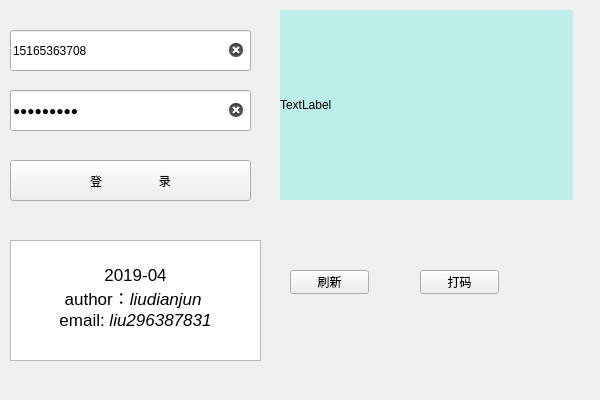
<?xml version="1.0" encoding="UTF-8"?>
<ui version="4.0">
 <class>Form</class>
 <widget class="QWidget" name="Form">
  <property name="geometry">
   <rect>
    <x>0</x>
    <y>0</y>
    <width>600</width>
    <height>400</height>
   </rect>
  </property>
  <property name="minimumSize">
   <size>
    <width>600</width>
    <height>400</height>
   </size>
  </property>
  <property name="maximumSize">
   <size>
    <width>800</width>
    <height>600</height>
   </size>
  </property>
  <property name="windowTitle">
   <string>Form</string>
  </property>
  <property name="autoFillBackground">
   <bool>true</bool>
  </property>
  <widget class="QLineEdit" name="username_text">
   <property name="enabled">
    <bool>true</bool>
   </property>
   <property name="geometry">
    <rect>
     <x>10</x>
     <y>30</y>
     <width>241</width>
     <height>41</height>
    </rect>
   </property>
   <property name="text">
    <string>15165363708</string>
   </property>
   <property name="placeholderText">
    <string>输入12306账号</string>
   </property>
   <property name="clearButtonEnabled">
    <bool>true</bool>
   </property>
  </widget>
  <widget class="QTextBrowser" name="textBrowser">
   <property name="geometry">
    <rect>
     <x>10</x>
     <y>240</y>
     <width>251</width>
     <height>121</height>
    </rect>
   </property>
   <property name="html">
    <string>&lt;!DOCTYPE HTML PUBLIC &quot;-//W3C//DTD HTML 4.0//EN&quot; &quot;http://www.w3.org/TR/REC-html40/strict.dtd&quot;&gt;
&lt;html&gt;&lt;head&gt;&lt;meta name=&quot;qrichtext&quot; content=&quot;1&quot; /&gt;&lt;style type=&quot;text/css&quot;&gt;
p, li { white-space: pre-wrap; }
&lt;/style&gt;&lt;/head&gt;&lt;body style=&quot; font-family:'.SF NS Text'; font-size:13pt; font-weight:400; font-style:normal;&quot;&gt;
&lt;p align=&quot;center&quot; style=&quot;-qt-paragraph-type:empty; margin-top:0px; margin-bottom:0px; margin-left:0px; margin-right:0px; -qt-block-indent:0; text-indent:0px;&quot;&gt;&lt;br /&gt;&lt;/p&gt;
&lt;p align=&quot;center&quot; style=&quot; margin-top:0px; margin-bottom:0px; margin-left:0px; margin-right:0px; -qt-block-indent:0; text-indent:0px;&quot;&gt;2019-04&lt;/p&gt;
&lt;p align=&quot;center&quot; style=&quot; margin-top:0px; margin-bottom:0px; margin-left:0px; margin-right:0px; -qt-block-indent:0; text-indent:0px;&quot;&gt;author：&lt;span style=&quot; font-style:italic;&quot;&gt;liudianjun &lt;/span&gt;&lt;/p&gt;
&lt;p align=&quot;center&quot; style=&quot; margin-top:0px; margin-bottom:0px; margin-left:0px; margin-right:0px; -qt-block-indent:0; text-indent:0px;&quot;&gt;email: &lt;span style=&quot; font-style:italic;&quot;&gt;liu296387831&lt;/span&gt;&lt;/p&gt;&lt;/body&gt;&lt;/html&gt;</string>
   </property>
  </widget>
  <widget class="QPushButton" name="login_btn">
   <property name="enabled">
    <bool>true</bool>
   </property>
   <property name="geometry">
    <rect>
     <x>10</x>
     <y>160</y>
     <width>241</width>
     <height>41</height>
    </rect>
   </property>
   <property name="text">
    <string>登                 录</string>
   </property>
  </widget>
  <widget class="SzLable" name="yzm">
   <property name="geometry">
    <rect>
     <x>280</x>
     <y>10</y>
     <width>293</width>
     <height>190</height>
    </rect>
   </property>
   <property name="minimumSize">
    <size>
     <width>293</width>
     <height>190</height>
    </size>
   </property>
   <property name="maximumSize">
    <size>
     <width>290</width>
     <height>190</height>
    </size>
   </property>
   <property name="styleSheet">
    <string notr="true">background-color: rgb(188, 239, 233);</string>
   </property>
   <property name="text">
    <string>TextLabel</string>
   </property>
  </widget>
  <widget class="QPushButton" name="refresh">
   <property name="geometry">
    <rect>
     <x>290</x>
     <y>270</y>
     <width>79</width>
     <height>24</height>
    </rect>
   </property>
   <property name="text">
    <string>刷新</string>
   </property>
  </widget>
  <widget class="QLineEdit" name="password_text">
   <property name="enabled">
    <bool>true</bool>
   </property>
   <property name="geometry">
    <rect>
     <x>10</x>
     <y>90</y>
     <width>241</width>
     <height>41</height>
    </rect>
   </property>
   <property name="text">
    <string>19890513a</string>
   </property>
   <property name="echoMode">
    <enum>QLineEdit::Password</enum>
   </property>
   <property name="placeholderText">
    <string>输入12306密码</string>
   </property>
   <property name="cursorMoveStyle">
    <enum>Qt::VisualMoveStyle</enum>
   </property>
   <property name="clearButtonEnabled">
    <bool>true</bool>
   </property>
  </widget>
  <widget class="QPushButton" name="dm">
   <property name="geometry">
    <rect>
     <x>420</x>
     <y>270</y>
     <width>79</width>
     <height>24</height>
    </rect>
   </property>
   <property name="text">
    <string>打码</string>
   </property>
  </widget>
 </widget>
 <customwidgets>
  <customwidget>
   <class>SzLable</class>
   <extends>QLabel</extends>
   <header location="global">Szlable</header>
  </customwidget>
 </customwidgets>
 <resources/>
 <connections>
  <connection>
   <sender>login_btn</sender>
   <signal>clicked()</signal>
   <receiver>Form</receiver>
   <slot>login_check()</slot>
   <hints>
    <hint type="sourcelabel">
     <x>56</x>
     <y>181</y>
    </hint>
    <hint type="destinationlabel">
     <x>57</x>
     <y>210</y>
    </hint>
   </hints>
  </connection>
  <connection>
   <sender>refresh</sender>
   <signal>clicked()</signal>
   <receiver>Form</receiver>
   <slot>refresh_code()</slot>
   <hints>
    <hint type="sourcelabel">
     <x>331</x>
     <y>285</y>
    </hint>
    <hint type="destinationlabel">
     <x>341</x>
     <y>374</y>
    </hint>
   </hints>
  </connection>
  <connection>
   <sender>dm</sender>
   <signal>clicked()</signal>
   <receiver>Form</receiver>
   <slot>dm_auto()</slot>
   <hints>
    <hint type="sourcelabel">
     <x>462</x>
     <y>279</y>
    </hint>
    <hint type="destinationlabel">
     <x>492</x>
     <y>366</y>
    </hint>
   </hints>
  </connection>
  <connection>
   <sender>username_text</sender>
   <signal>textChanged(QString)</signal>
   <receiver>Form</receiver>
   <slot>auto_enable_login_btn()</slot>
   <hints>
    <hint type="sourcelabel">
     <x>178</x>
     <y>50</y>
    </hint>
    <hint type="destinationlabel">
     <x>265</x>
     <y>15</y>
    </hint>
   </hints>
  </connection>
  <connection>
   <sender>password_text</sender>
   <signal>textChanged(QString)</signal>
   <receiver>Form</receiver>
   <slot>auto_enable_login_btn()</slot>
   <hints>
    <hint type="sourcelabel">
     <x>209</x>
     <y>109</y>
    </hint>
    <hint type="destinationlabel">
     <x>267</x>
     <y>117</y>
    </hint>
   </hints>
  </connection>
 </connections>
 <slots>
  <slot>login_check()</slot>
  <slot>refresh_code()</slot>
  <slot>dm_auto()</slot>
  <slot>auto_enable_login_btn()</slot>
 </slots>
</ui>
